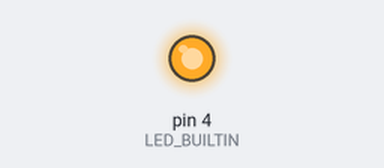
Simulated run of this sketch. Board: Arduino Uno, built with avr-gcc and run on an emulated ATmega328P. Parts: output pins drawn as LEDs (lit = HIGH).

Above: at 1.0 s.
At 3.0 s:
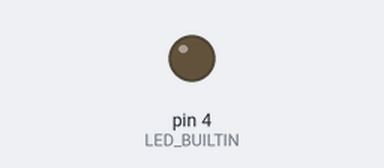
Timing chart, 0 to 5.2 s (numbered marks = the images above):
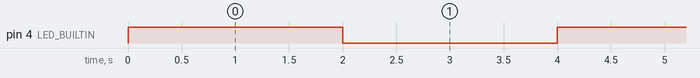

The sketch:

1-1.ino
```cpp
#define LED_BUILTIN 4

void setup() {
  Serial.begin(9600);
  pinMode(LED_BUILTIN,OUTPUT);
}

void loop() {
  digitalWrite(LED_BUILTIN,HIGH);
  delay(2000);
  digitalWrite(LED_BUILTIN,LOW);
  delay(2000);
}

//8-1-#
//hint : 조명의 밝기가 어떻게 변화하는지 관찰
```

Measured:
- by itself, pin 4 (LED_BUILTIN): alternates HIGH for 2.0 s and LOW for 2.0 s
